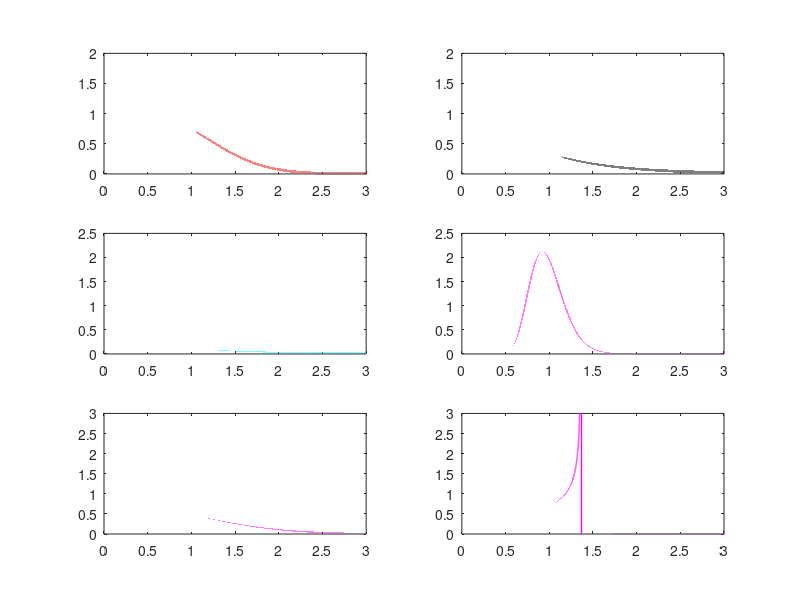

Recreate this plot in MATLAB.
% This code creates 6 common PDFs in one figure in linear or log scale

clear

FigHandle = figure(1);
set(FigHandle, 'Position', [100, 100, 850, 900]);
subplot('Position', [3/48, 11/16, 10/24, 0.275])
subplot('Position', [27/48, 11/16, 10/24, 0.275])
subplot('Position', [3/48, 5.75/16, 10/24, 0.275])
subplot('Position', [27/48, 5.75/16, 10/24, 0.275])
subplot('Position', [3/48, 0.5/16, 10/24, 0.275])
subplot('Position', [27/48, 0.5/16, 10/24, 0.275])

X=logspace(-5,3,1e6);

subplot(321)
Gamma=0;
PDF=2*(1+Gamma)*X.*exp(-((1+Gamma)*(X.^2)+Gamma)).*besseli(0,2*sqrt(Gamma*(1+Gamma))*X);
plot(X,PDF,'r-','LineWidth',2)
axis([0 3 0 2])

subplot(322)
Alpha=0.5;
PDF=4*sqrt(Alpha)/gamma(Alpha)*((sqrt(Alpha)*X).^Alpha).*besselk(Alpha-1,2*sqrt(Alpha)*X);
plot(X,PDF,'k-','LineWidth',2)
axis([0 3 0 2])

subplot(323)
Gamma=0.5;
PDF=Gamma*((2/Gamma*gamma(2/Gamma))^(Gamma/2))*(X.^(Gamma-1)).*exp(-((2/Gamma*gamma(2/Gamma))^(Gamma/2))*(X.^Gamma));
plot(X,PDF,'c-','LineWidth',1)
axis([0 3 0 2.5])

subplot(324)
Sig=0.2;
PDF=1./(Sig*sqrt(2*pi)*X).*exp(-((log(X)+Sig^2).^2)/(2*(Sig^2)));
plot(X,PDF,'m-','LineWidth',1)
axis([0 3 0 2.5])

subplot(325)
m=0.5;
PDF=2*(m^m)/gamma(m)*(X.^(2*m-1)).*exp(-m*(X.^2));
plot(X,PDF,'m-','LineWidth',1)
axis([0 3 0 3])

subplot(326)
Gamma=-2;
if Gamma==0
    PDF=sqrt(2/((1-2*Gamma)*(1-Gamma)))*exp(-X*sqrt(2/((1-2*Gamma)*(1-Gamma))));
else
    PDF=sqrt(2/((1-2*Gamma)*(1-Gamma)))*((1+Gamma*X*sqrt(2/((1-2*Gamma)*(1-Gamma)))).^(-(1+Gamma)/Gamma));
end
plot(X(PDF>0),PDF(PDF>0),'m-','LineWidth',1)
axis([0 3 0 3])

